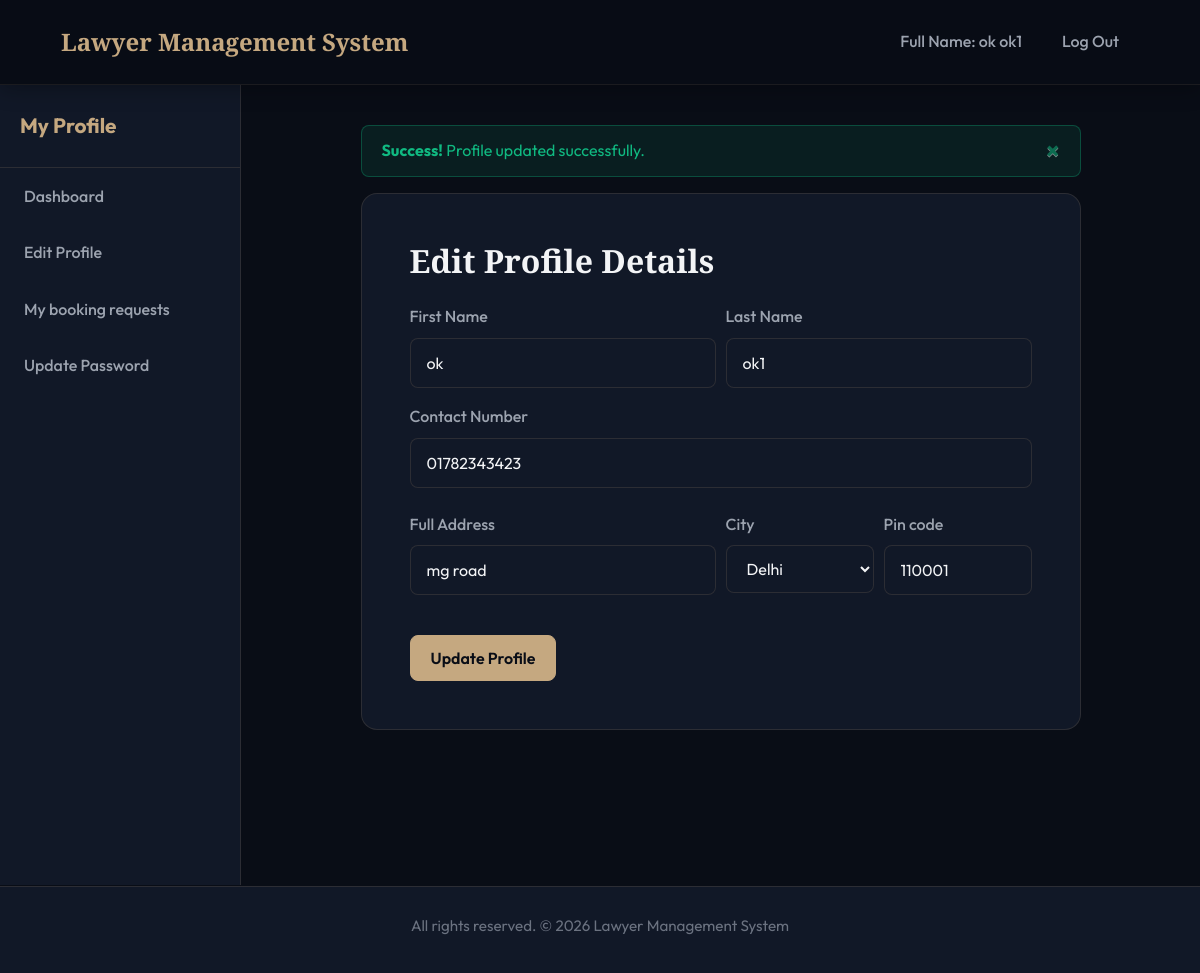
The app's page /user_profile.php?ok (signed in) with its own data.
### tables this page shows
CREATE TABLE `user` (
  `u_id` varchar(20) NOT NULL,
  `first_Name` varchar(100) NOT NULL,
  `last_Name` varchar(100) NOT NULL,
  `email` varchar(100) NOT NULL,
  `password` varchar(100) NOT NULL,
  `status` varchar(100) NOT NULL,
  `role` varchar(100) NOT NULL
);

CREATE TABLE `client` (
  `client_id` varchar(20) NOT NULL,
  `contact_number` varchar(15) NOT NULL,
  `full_address` varchar(200) NOT NULL,
  `city` varchar(100) NOT NULL,
  `zip_code` varchar(50) NOT NULL,
  `image` varchar(200) NOT NULL
);

### db_con/cities.php (the view)
<?php
function get_indian_cities() {
    $cities = [
        "Ahmedabad",
        "Agra",
        "Ajmer",
        "Aligarh",
        "Allahabad",
        "Amritsar",
        "Bareilly",
        "Bengaluru",
        "Bhopal",
        "Bhubaneswar",
        "Chandigarh",
        "Chennai",
        "Coimbatore",
        "Dehradun",
        "Delhi",
        "Faridabad",
        "Ghaziabad",
        "Guntur",
        "Gurgaon",
        "Guwahati",
        "Gwalior",
        "Howrah",
        "Hyderabad",
        "Indore",
        "Jabalpur",
        "Jaipur",
        "Jalandhar",
        "Jodhpur",
        "Kochi",
        "Kolkata",
        "Kota",
        "Lucknow",
        "Ludhiana",
        "Madurai",
        "Meerut",
        "Mumbai",
        "Mysore",
        "Nagpur",
        "Nashik",
        "Noida",
        "Patna",
        "Pune",
        "Raipur",
        "Rajkot",
        "Ranchi",
        "Salem",
        "Solapur",
        "Srinagar",
        "Surat",
        "Thane",
        "Udaipur",
        "Vadodara",
        "Varanasi",
        "Vijayawada",
        "Warangal"
    ];
    sort($cities);
    return $cities;
}
function render_city_options($selected_city = '') {
    $cities = get_indian_cities();
    $html = '';
    $selected_city = trim($selected_city);
    foreach ($cities as $city) {
        $selected = (strcasecmp($city, $selected_city) == 0) ? 'selected' : '';
        $html .= '<option value="' . htmlspecialchars($city) . '" ' . $selected . '>' . htmlspecialchars($city) . '</option>' . "\n";
    }
    return $html;
}

### user_profile.php (shortened to what this page needs)
<?php
	if($_SESSION['login']==TRUE AND $_SESSION['status']=='Active'){
		include_once("db_con/cities.php");
	?>
	<!doctype html>
	<html lang="en">
		<head>
			<link rel="stylesheet" href="https://use.fontawesome.com/releases/v5.8.1/css/all.css">
			<link rel="stylesheet" href="css/all.css">
			<link rel="stylesheet" href="css/simple-sidebar.css">
			<link rel="stylesheet" href="css/bootstrap.css">
			<link rel="stylesheet" href="css/style.css">
			<link rel="stylesheet" href="css/media.css">
		</head>
		<body>
			<header class="customnav bg-success">
				<div class="container">
					<div class="row">
						<div class="col-md-12">
							<nav class="navbar navbar-expand-lg ">
								<a class="navbar-brand cus-a" href="index.php">Lawyer Management System</a>
								<div class="collapse navbar-collapse" id="navbarSupportedContent">
									<ul class="navbar-nav ml-auto ">
										<li class="">
											<a class="nav-link cus-a" href="#">Full Name: <?php echo $_SESSION['first_Name'];?> <?php echo $_SESSION['last_Name'];?></a>
										</li>
										<li class="">
											<a class="nav-link cus-a" href="logout.php">Log Out</a>
										</li>
									</ul>
								</div>
							</nav>
						</div>
					</div>
				</div>
			</header>
			<div class="d-flex" id="wrapper">
				<div class="bg-light border-right" id="sidebar-wrapper">
					<div class="sidebar-heading">My Profile</div>
					<div class="list-group list-group-flush">
						<a href="user_dashboard.php" class="list-group-item list-group-item-action bg-light">Dashboard</a>
						<a href="user_profile.php" class="list-group-item list-group-item-action bg-light active">Edit Profile</a>
						<a href="user_booking.php" class="list-group-item list-group-item-action bg-light">My booking requests</a>
						<a href="update_password.php" class="list-group-item list-group-item-action bg-light">Update Password</a>
					</div>
				</div>
				<section class="editprofile">
					<?php if(isset($_GET['ok'])){
						echo "<div class='alert alert-success alert-dismissible fade show'>
						<button type='button' class='close' data-dismiss='alert' aria-label='Close'><span aria-hidden='true'>&times;</span></button>
						<strong>Success!</strong> Profile updated successfully.
						</div>";
					}?>
					<div class="card p-5" style="background-color: var(--bg-secondary); border: 1px solid var(--border-color); border-radius: 16px;">
						<h2 class="mb-4">Edit Profile Details</h2>
						<?php
							$a=$_SESSION['client_id'];
							$conn = connect();
							$result = mysqli_query($conn,"SELECT * FROM user,client WHERE user.u_id=client.client_id AND user.status='Active' AND user.u_id='$a'");
							while($row = mysqli_fetch_array($result)) {
							?>
							<form class="cusform" action="save_user_edit_profile.php" method="post">
								<div class="form-row">
									<div class="form-group col-md-6">
										<label for="first_Name">First Name</label>
										<input type="text" class="form-control" name="first_Name" id="first_Name" value="<?php echo htmlspecialchars($row["first_Name"]); ?>">
									</div>
									<div class="form-group col-md-6">
										<label for="last_Name">Last Name</label>
										<input type="text" class="form-control" name="last_Name" id="last_Name" value="<?php echo htmlspecialchars($row["last_Name"]); ?>">
									</div>
								</div>
								<div class="form-group">
									<label for="contact_number">Contact Number</label>
									<input type="text" class="form-control" name="contact_number" id="contact_number" value="<?php echo htmlspecialchars($row["contact_number"]); ?>">
								</div>
								<div class="form-row mt-4">
									<div class="form-group col-md-6">
										<label for="full_address">Full Address</label>
										<input type="text" class="form-control" name="full_address" id="full_address" value="<?php echo htmlspecialchars($row["full_address"]); ?>">
									</div>
									<div class="form-group col-md-3">
										<label for="city">City</label>
										<select id="city" name="city" class="form-control">
											<?php echo render_city_options($row['city']); ?>
										</select>
									</div>
									<div class="form-group col-md-3">
										<label for="zip_code">Pin code</label>
										<input type="text" class="form-control" name="zip_code" id="zip_code" value="<?php echo htmlspecialchars($row["zip_code"]); ?>">
									</div>
								</div>
								<button type="submit" class="btn btn-primary mt-4">Update Profile</button>
							</form>
							<?php
							}
						?>
					</div>
				</section>
			</div>
			<footer>
				<div class="container">
					<div class="row">
						<div class="col">
							<h5>All rights reserved. &copy; <script>document.write(new Date().getFullYear());</script> Lawyer Management System</h5>
						</div>
					</div>
				</div>
			</footer>
		</body>
	</html>
	<?php
	}else
	header('location:login.php?deactivate');
?>

### css/simple-sidebar.css (style rules this page uses)
body { overflow-x: hidden; }
#sidebar-wrapper { min-height: 100vh; margin-left: -15rem; -webkit-transition: margin .25s ease-out; -moz-transition: margin .25s ease-out; -o-transition: margin .25s ease-out; transition: margin .25s ease-out; }
#sidebar-wrapper .sidebar-heading { padding: 0.875rem 1.25rem; font-size: 1.2rem; }
#sidebar-wrapper .list-group { width: 15rem; }
@media (min-width: 768px) { #sidebar-wrapper { margin-left: 0; } }

### records on screen
user: first_Name "ok", last_Name "ok1", contact_number "01782343423", full_address "mg road", city "Delhi", zip_code "110001"

### other values on screen
$_SESSION['first_Name'] "ok"
$_SESSION['last_Name'] "ok1"
